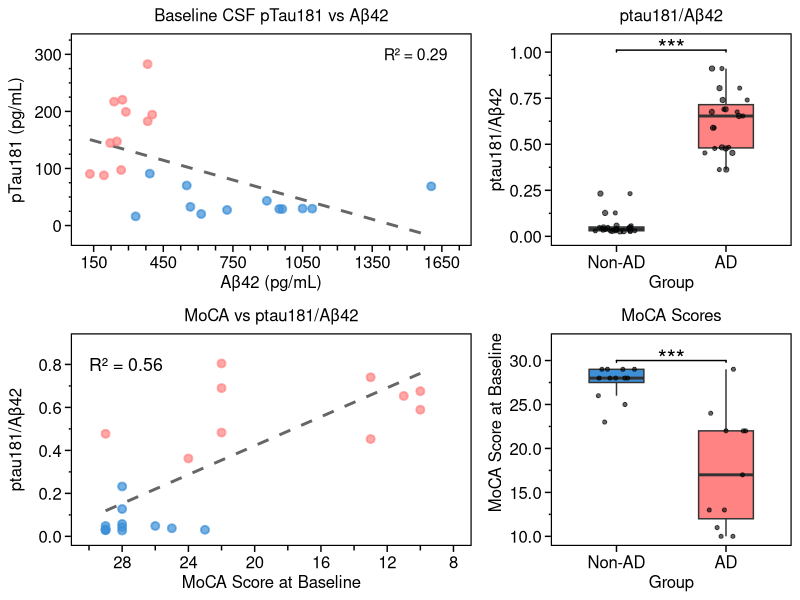
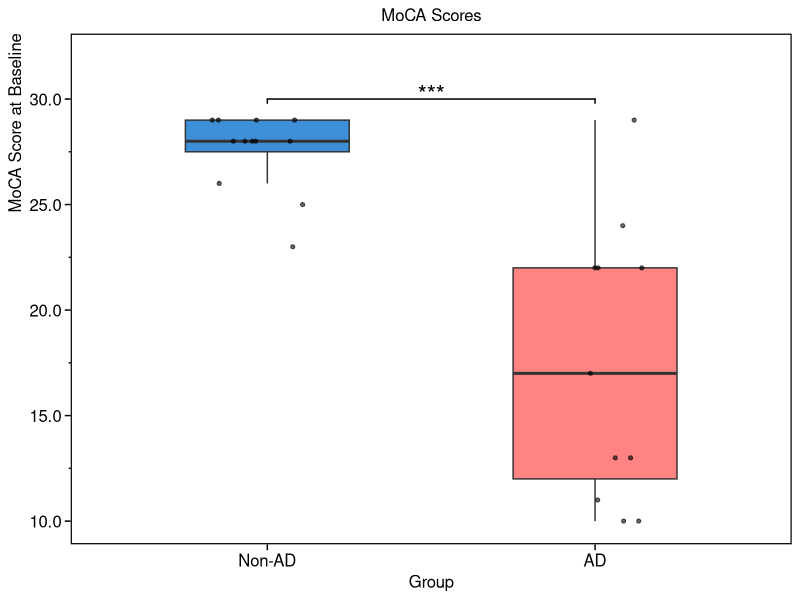
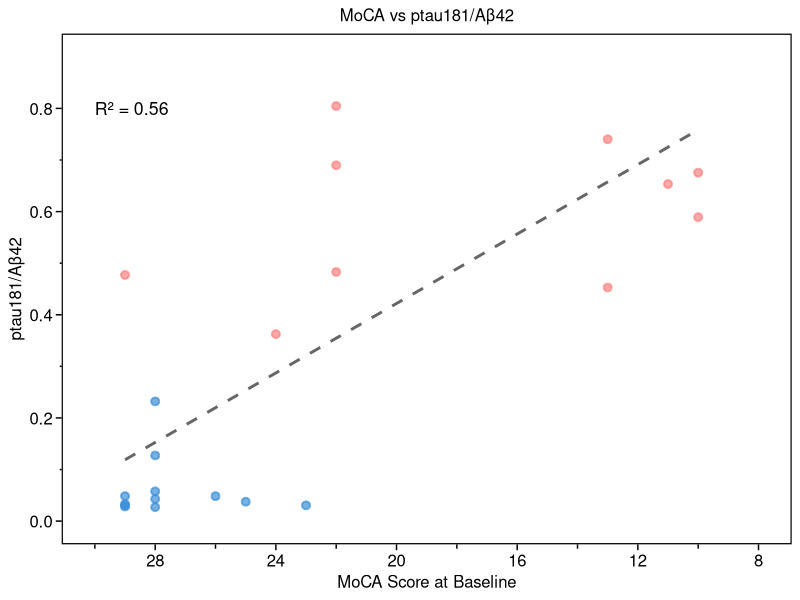
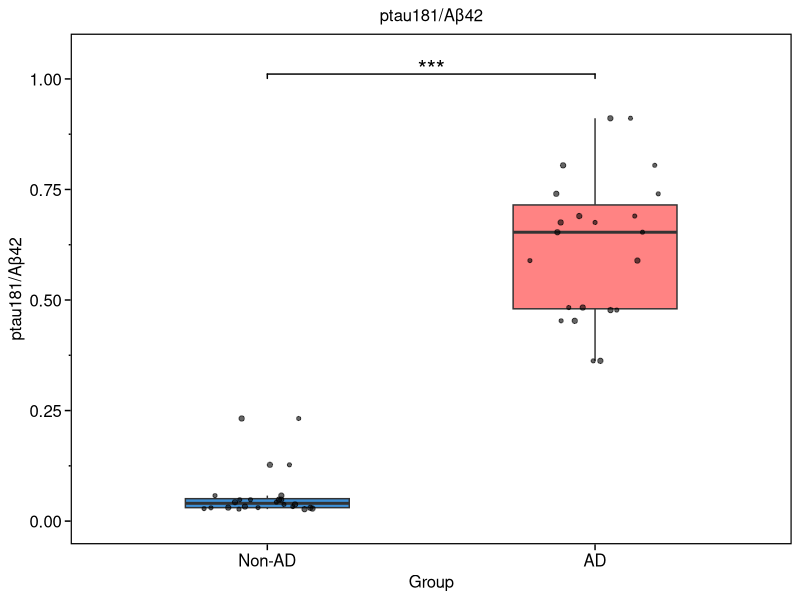
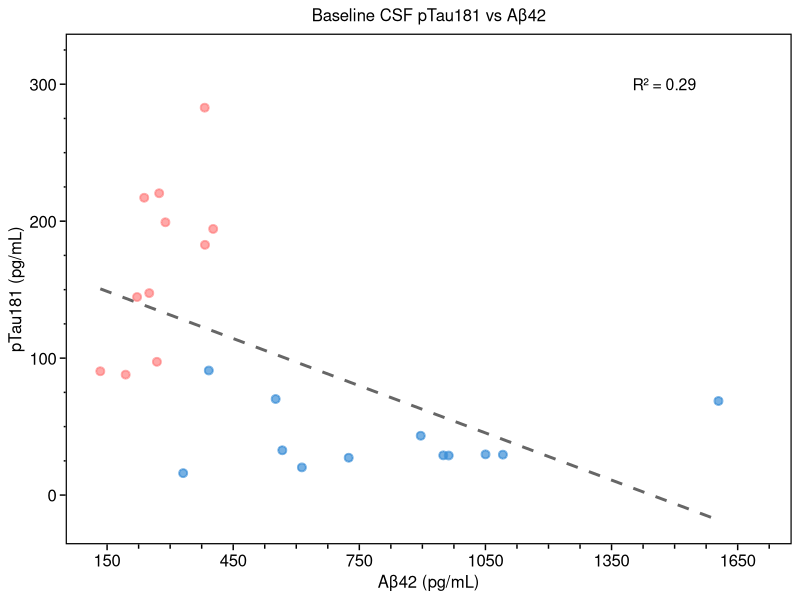
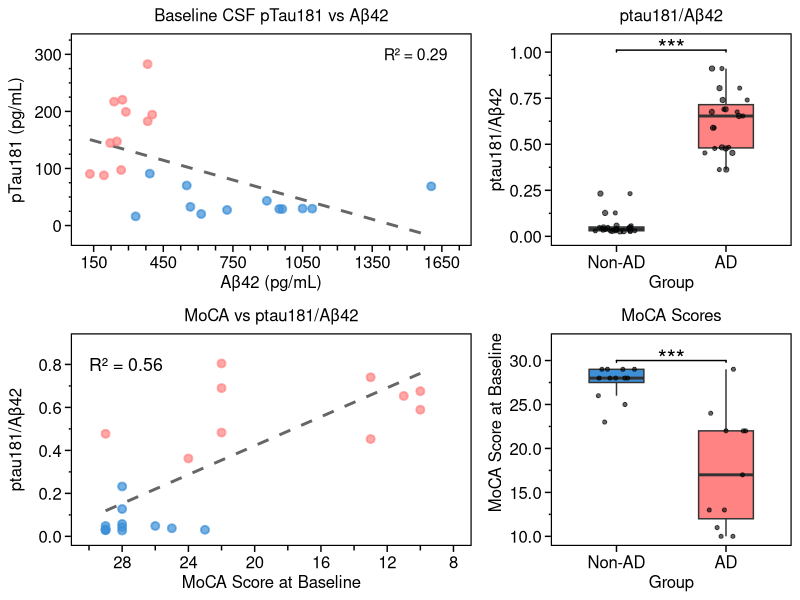

The R source for these figures, in order:
## ---- chunk 1
# Load libraries
library(ggplot2)
library(dplyr)
library(magick)

# Data
df <- data.frame(
  subject = c(
    "242-001", "242-003", "242-004", "242-005", "242-006", "242-007", "242-008", "242-009", 
    "242-010", "242-011", "242-013", "242-014", "242-015", "242-016", "242-018", "242-019", 
    "2577-002", "2577-003", "2577-005", "2577-006", "2577-009", "2577-010", "2577-011"
  ),
  moca_scr = c(
    29, 28, 22, 29, 28, 28, 29, 25, 29, 23, 29, 28, 24, 28, 22, 26, 13, 10, 11, 10, 17, 22, 13
  ),
  cluster = c(
    1, 0, 1, 0, 0, 0, 0, 0, 0, 0, 0, 0, 1, 0, 1, 0, 1, 1, 1, 1, 1, 1, 1
  )
)

df <- df %>%
  mutate(group = factor(ifelse(cluster == 0, "Non-AD", "AD"), levels = c("Non-AD", "AD")))

library(ggplot2)
library(dplyr)
library(ggpubr)

# Step 1: Calculate p-value
wilcox_res <- wilcox.test(moca_scr ~ group, data = df)
p_val <- wilcox_res$p.value

# Step 2: Prepare annotation data
p_df <- data.frame(
  group1 = "Non-AD",
  group2 = "AD",
  y.position = max(df$moca_scr) + 1,
  p.value = p_val,
  label = if (p_val < 0.001) "***"
          else if (p_val < 0.01) "**"
          else if (p_val < 0.05) "*"
          else "ns"
)

# Step 3: Plot with p-value bracket
p_moca = ggplot(df, aes(x = group, y = moca_scr)) +
  geom_boxplot(
    aes(fill = group),
    outlier.shape = NA, width = 0.5
  ) +
  geom_jitter(width = 0.2, height = 0, size = 1.1, alpha = 0.6) +
  scale_fill_manual(values = c("Non-AD" = "#3D90D7", "AD" = "#FF8383")) +
  stat_pvalue_manual(
    p_df,
    label = "label",
    tip.length = 0.01,
    size = 6, bracket.size = 0.5
  ) +
  labs(
    x = "Group",
    y = "MoCA Score at Baseline",
    title = "MoCA Scores"
  ) +
  scale_y_continuous(
    minor_breaks = seq(10, 32, by = 2.5),
    guide = guide_axis(minor.ticks = TRUE),
    limits = c(10, 32),
    labels = scales::label_number(accuracy = 0.1)
  ) +
  theme_minimal(base_size = 12) +
  theme(
      panel.background = element_blank(),
      panel.grid = element_blank(),
      panel.border = element_rect(color = "black", fill = NA, linewidth = 0.83),
      axis.line = element_blank(),
      plot.background = element_rect(fill = "white", color = NA),
      axis.ticks = element_line(color = "black", linewidth = 0.5),
      axis.text = element_text(color = "black", size = 12),
      axis.title.x = element_text(color = "black", size = 12),
      axis.title.y = element_text(color = "black", size = 12, hjust = 1),
      plot.title = element_text(color = "black", size = 12, hjust = 0.5),
      axis.ticks.length = unit(0.15, "cm"),
      axis.minor.ticks.length.y = unit(0.05, "cm"),
      legend.position = "none"
    )

ggsave("../outputs/Supplementary Figure Moca Distribution.tiff", p_moca, height = 2.7, width = 2.5)
## ---- chunk 2
# Load libraries
library(ggplot2)
library(dplyr)
library(magick)
library(broom)

# Data
df <- data.frame(
  subject = c(
    "242-001", "242-003", "242-004", "242-005", "242-006", "242-007", "242-008", "242-009", 
    "242-010", "242-011", "242-013", "242-014", "242-015", "242-016", "242-018", "242-019", 
    "2577-002", "2577-003", "2577-005", "2577-006", "2577-009", "2577-010", "2577-011"
  ),
  ptau181_ab42 = c(
    0.47724652, 0.127309594, 0.689849413, 0.028310005, 0.232079425, 0.027042478, 
    0.032959744, 0.037626766, 0.048358942, 0.030542828, 0.030010354, 0.057703055, 
    0.362444879, 0.04282357, 0.804587538, 0.048408188, 0.740160999, 0.589219529, 
    0.653311916, 0.675397864, 0.911018392, 0.482997346, 0.4529381
  ),
  moca_scr = c(
    29, 28, 22, 29, 28, 28, 29, 25, 29, 23, 29, 28, 24, 28, 22, 26, 13, 10, 11, 10, 17, 22, 13
  ),
  cluster = c(
    1, 0, 1, 0, 0, 0, 0, 0, 0, 0, 0, 0, 1, 0, 1, 0, 1, 1, 1, 1, 1, 1, 1
  )
)

# Map group
df <- df %>% mutate(group = factor(ifelse(cluster == 0, "Non-AD", "AD"), levels = c("Non-AD", "AD")))

# Linear regression
model <- lm(ptau181_ab42 ~ moca_scr, data = df)
r2 <- summary(model)$r.squared

# Generate predicted line
new_x <- data.frame(moca_scr = seq(min(df$moca_scr), max(df$moca_scr), length.out = 100))
new_y <- predict(model, newdata = new_x)
line_df <- cbind(new_x, ptau181_ab42 = new_y)

# Plot
p_C = ggplot(df, aes(x = moca_scr, y = ptau181_ab42, color = group)) +
  geom_point(size = 2, stroke = 1, alpha = 0.7) +
  geom_line(data = line_df, aes(x = moca_scr, y = ptau181_ab42), inherit.aes = FALSE,
            linetype = "dashed", color = "gray40", linewidth = 1) +
  scale_color_manual(values = c("Non-AD" = "#3D90D7", "AD" = "#FF8383")) +
  ggplot2::annotate("text", x = 30, y = 0.8, label = paste0("R² = ", round(r2, 2)), hjust = 0, size = 4.5) +
  labs(
    x = "MoCA Score at Baseline",
    y = "ptau181/Aβ42",
    title = "MoCA vs ptau181/Aβ42",
    color = "Group"
  ) +
  scale_x_reverse(
    breaks = seq(8, 30, 4), 
    minor_breaks = seq(8, 30, 2), 
    guide = guide_axis(minor.ticks = TRUE),
    limits = c(30, 8)
  ) +
  scale_y_continuous(
    breaks = seq(0, 0.8, by = 0.2),
    minor_breaks = seq(0, 0.8, by = 0.1),
    guide = guide_axis(minor.ticks = TRUE),
    limits = c(0, 0.9)
  ) +
  theme_minimal(base_size = 12) +
  theme(
      panel.background = element_blank(),
      panel.grid = element_blank(),
      panel.border = element_rect(color = "black", fill = NA, linewidth = 0.83),
      axis.line = element_blank(),
      plot.background = element_rect(fill = "white", color = NA),
      axis.ticks = element_line(color = "black", linewidth = 0.5),
      axis.text = element_text(color = "black", size = 12),
      axis.title.x = element_text(color = "black", size = 12),
      axis.title.y = element_text(color = "black", size = 12, hjust = 0.5),
      plot.title = element_text(color = "black", size = 12, hjust = 0.5),
      axis.ticks.length = unit(0.15, "cm"),
      axis.minor.ticks.length.y = unit(0.05, "cm"),
      legend.position = "none"
    )

ggsave("../outputs/Supplementary Figure Moca vs ptau181Aβ42.tiff", p_C, height = 2.7, width = 4)
## ---- chunk 3
# Load libraries
library(ggplot2)
library(dplyr)
library(magick)

# Data
df <- data.frame(
  subject = c(
    "242-001", "242-003", "242-004", "242-005", "242-006", "242-007", "242-008", "242-009", 
    "242-010", "242-011", "242-013", "242-014", "242-015", "242-016", "242-018", "242-019", 
    "2577-002", "2577-003", "2577-005", "2577-006", "2577-009", "2577-010", "2577-011"
  ),
  ptau181_ab42 = c(
    0.47724652, 0.127309594, 0.689849413, 0.028310005, 0.232079425, 0.027042478, 
    0.032959744, 0.037626766, 0.048358942, 0.030542828, 0.030010354, 0.057703055, 
    0.362444879, 0.04282357, 0.804587538, 0.048408188, 0.740160999, 0.589219529, 
    0.653311916, 0.675397864, 0.911018392, 0.482997346, 0.4529381
  ),
  cluster = c(
    1, 0, 1, 0, 0, 0, 0, 0, 0, 0, 0, 0, 1, 0, 1, 0, 1, 1, 1, 1, 1, 1, 1
  ),
  moca_mci_ad = c(
    0, 0, 1, 0, 0, 0, 0, 1, 0, 1, 0, 0, 1, 0, 1, 0, 1, 1, 1, 1, 1, 1, 1
  ),
  moca_scr = c(
    29, 28, 22, 29, 28, 28, 29, 25, 29, 23, 29, 28, 24, 28, 22, 26, 13, 10, 11, 10, 17, 22, 13
  )
)

# Define group as factor
df <- df %>%
  mutate(group = factor(ifelse(cluster == 0, "Non-AD", "AD"), levels = c("Non-AD", "AD")))


library(ggplot2)
library(dplyr)
library(ggpubr)

# Step 1: Calculate p-value
wilcox_res <- wilcox.test(ptau181_ab42 ~ group, data = df)
p_val <- wilcox_res$p.value

# Step 2: Prepare annotation data
p_df <- data.frame(
  group1 = "Non-AD",
  group2 = "AD",
  y.position = max(df$ptau181_ab42) + 0.1,
  p.value = p_val,
  label = if (p_val < 0.001) "***"
          else if (p_val < 0.01) "**"
          else if (p_val < 0.05) "*"
          else "ns"
)

  

# Plot
p_ptau181 = ggplot(df, aes(x = group, y = ptau181_ab42)) +
  geom_boxplot(
    aes(fill = group),
    outlier.shape = NA, width = 0.5
  ) +
  geom_jitter(width = 0.2, height = 0, size = 1.1, alpha = 0.6) +
  scale_fill_manual(values = c("Non-AD" = "#3D90D7", "AD" = "#FF8383")) +
  geom_jitter(width = 0.15, alpha = 0.6, color = "black", size = 1.5) +
  labs(
    x = "Group",
    y = "ptau181/Aβ42",
    title = "ptau181/Aβ42"
  ) +
  stat_pvalue_manual(
    p_df,
    label = "label",
    tip.length = 0.01,
    size = 6, bracket.size = 0.5
  ) +
  scale_y_continuous(
    minor_breaks = seq(0, 1.2, by = 0.125),
    guide = guide_axis(minor.ticks = TRUE),
    limits = c(0, 1.05)
  ) +
  theme_minimal(base_size = 12) +
  theme(
      panel.background = element_blank(),
      panel.grid = element_blank(),
      panel.border = element_rect(color = "black", fill = NA, linewidth = 0.83),
      axis.line = element_blank(),
      plot.background = element_rect(fill = "white", color = NA),
      axis.ticks = element_line(color = "black", linewidth = 0.5),
      axis.text = element_text(color = "black", size = 12),
      axis.title.x = element_text(color = "black", size = 12),
      axis.title.y = element_text(color = "black", size = 12, hjust = 0.5),
      plot.title = element_text(color = "black", size = 12, hjust = 0.5),
      axis.ticks.length = unit(0.15, "cm"),
      axis.minor.ticks.length.y = unit(0.05, "cm"),
      legend.position = "none"
    )

ggsave("../outputs/Supplementary Figure ptau181Aβ42 Distribution.tiff", p_ptau181, height = 2.7, width = 2.5)
## ---- chunk 4
# Load required libraries
library(ggplot2)
library(dplyr)
library(magick)

# Data setup
df <- data.frame(
  subject = c(
    "242-001", "242-003", "242-004", "242-005", "242-006", "242-007", "242-008", "242-009", 
    "242-010", "242-011", "242-013", "242-014", "242-015", "242-016", "242-018", "242-019", 
    "2577-002", "2577-003", "2577-005", "2577-006", "2577-009", "2577-010", "2577-011"
  ),
  ab42 = c(
    382.87, 550.98, 288.74, 1050.19, 391.96, 1091.5, 613.37, 724.73, 896.05, 949.7, 
    962.6, 566.81, 268.5, 1604.34, 273.91, 330.96, 382.17, 250.3, 221.35, 133.87, 
    238.3, 402.34, 194.18
  ),
  ptau181 = c(
    182.72, 70.15, 199.19, 29.73, 90.97, 29.52, 20.22, 27.27, 43.33, 29.01, 28.89, 
    32.71, 97.32, 68.70, 220.38, 16.02, 282.87, 147.48, 144.61, 90.42, 217.10, 194.33, 87.95
  ),
  cluster = c(
    1, 0, 1, 0, 0, 0, 0, 0, 0, 0, 0, 0, 1, 0, 1, 0, 1, 1, 1, 1, 1, 1, 1
  )
)

# Group mapping
df <- df %>%
  mutate(group = factor(ifelse(cluster == 0, "Non-AD", "AD"), levels = c("Non-AD", "AD")))

# Linear regression
model <- lm(ptau181 ~ ab42, data = df)
r2 <- summary(model)$r.squared

# Regression prediction line
x_vals <- seq(min(df$ab42), max(df$ab42), length.out = 100)
pred_df <- data.frame(ab42 = x_vals)
pred_df$ptau181 <- predict(model, newdata = pred_df)

# Plot
p_A = ggplot(df, aes(x = ab42, y = ptau181, color = group)) +
  geom_line(data = pred_df, aes(x = ab42, y = ptau181), inherit.aes = FALSE,
            linetype = "dashed", color = "gray40", linewidth = 1) +
  geom_point(size = 2, stroke = 1, alpha = 0.7) +
  scale_color_manual(values = c("Non-AD" = "#3D90D7", "AD" = "#FF8383")) +
  ggplot2::annotate("text", x = 1400, y = 300,
           label = paste0("R² = ", round(r2, 2)),
           size = 4, hjust = 0) +
  labs(
    x = "Aβ42 (pg/mL)",
    y = "pTau181 (pg/mL)",
    title = "Baseline CSF pTau181 vs Aβ42",
    color = "Group"
  ) +
  scale_y_continuous(
    minor_breaks = seq(0, 400, by = 25),
    guide = guide_axis(minor.ticks = TRUE),
    breaks = seq(0, 300, by = 100),
    limits = c(-19, 320)
  ) +
  scale_x_continuous(
    minor_breaks = seq(150, 1800, by = 75),
    guide = guide_axis(minor.ticks = TRUE),
    breaks = seq(150, 1700, by = 300),
    limits = c(130, 1700)
  ) +
  theme_minimal(base_size = 12) +
  theme(
      panel.background = element_blank(),
      panel.grid = element_blank(),
      panel.border = element_rect(color = "black", fill = NA, linewidth = 0.83),
      axis.line = element_blank(),
      plot.background = element_rect(fill = "white", color = NA),
      axis.ticks = element_line(color = "black", linewidth = 0.5),
      axis.text = element_text(color = "black", size = 12),
      axis.title.x = element_text(color = "black", size = 12),
      axis.title.y = element_text(color = "black", size = 12, hjust = 0.5),
      plot.title = element_text(color = "black", size = 12, hjust = 0.5),
      axis.ticks.length = unit(0.15, "cm"),
      axis.minor.ticks.length.y = unit(0.05, "cm"),
      legend.position = "none"
    )

ggsave("../outputs/Supplementary Figure pTau181 vs Aβ42.tiff", p_A, height = 2.7, width = 4)
## ---- chunk 5
ggarrange(
  p_A, p_ptau181, p_C, p_moca,
  ncol = 2, nrow = 2, 
  align = "hv",
  widths = c(1.5, 1)
)

ggsave("../outputs/Supplementary FigureAD Designation.tiff", height = 5.8, width = 8)
